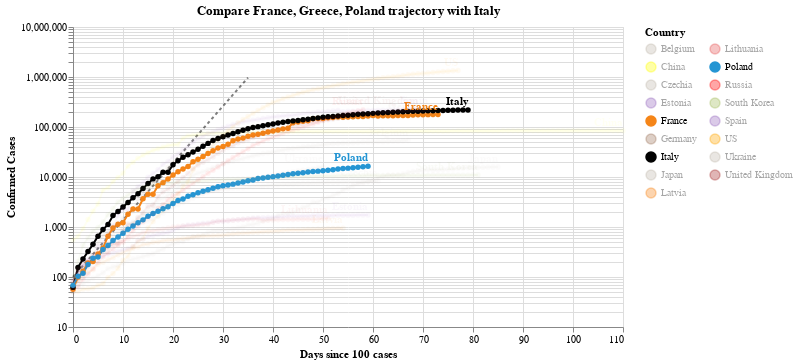

Notebook source saved alongside this figure:
### Code cell
#hide_input
chart2 = make_since_chart(dff2, ['France', 'Greece', 'Poland'], baseline_countries)
chart2

### Figure 1 — Vega-Lite specification as saved in the notebook (floating-point values rounded to 4 significant figures; data arrays with more than 128 entries replaced by an {"elided": "..."} marker saying what was removed)
{"config": {"view": {"continuousWidth": 400, "continuousHeight": 300}}, "layer": [{"data": {"name": "data-628230001892d6798b50651be41d1b3e"}, "mark": {"type": "line", "color": "black", "opacity": 0.5, "strokeDash": [3, 3]}, "encoding": {"x": {"type": "quantitative", "field": "Days since 100 cases"}, "y": {"type": "quantitative", "field": "Confirmed Cases"}}}, {"data": {"name": "data-1b4cd4ab76580c197477146706053b0c"}, "mark": {"type": "line", "point": true}, "encoding": {"color": {"type": "nominal", "field": "Country", "legend": {"columns": 2}, "scale": {"domain": ["Belgium", "China", "Czechia", "Estonia", "France", "Germany", "Italy", "Japan", "Latvia", "Lithuania", "Poland", "Russia", "South Korea", "Spain", "US", "Ukraine", "United Kingdom"], "range": ["#C1B7AD", "yellow", "#C1B7AD", "#9467bd", "#F58518", "#9D755D", "black", "#C1B7AD", "#F58518", "#E45756", "#2495D3", "red", "#A1BA59", "#9467bd", "orange", "#C1B7AD", "brown"]}}, "opacity": {"condition": {"value": 1, "selection": "selector013"}, "value": 0.05}, "tooltip": [{"type": "nominal", "field": "Country"}, {"type": "temporal", "field": "Date"}, {"type": "quantitative", "field": "Confirmed Cases"}, {"type": "quantitative", "field": "Days since 100 cases"}], "x": {"type": "quantitative", "field": "Days since 100 cases"}, "y": {"type": "quantitative", "field": "Confirmed Cases", "scale": {"type": "log"}}}, "selection": {"selector013": {"type": "multi", "fields": ["Country"], "bind": "legend", "init": [{"Country": "France"}, {"Country": "Greece"}, {"Country": "Poland"}, {"Country": "Italy"}]}}, "width": 550}, {"data": {"name": "data-1b4cd4ab76580c197477146706053b0c"}, "mark": {"type": "text", "align": "right", "dy": -8, "fontWeight": "bold"}, "encoding": {"color": {"type": "nominal", "field": "Country", "legend": {"columns": 2}, "scale": {"domain": ["Belgium", "China", "Czechia", "Estonia", "France", "Germany", "Italy", "Japan", "Latvia", "Lithuania", "Poland", "Russia", "South Korea", "Spain", "US", "Ukraine", "United Kingdom"], "range": ["#C1B7AD", "yellow", "#C1B7AD", "#9467bd", "#F58518", "#9D755D", "black", "#C1B7AD", "#F58518", "#E45756", "#2495D3", "red", "#A1BA59", "#9467bd", "orange", "#C1B7AD", "brown"]}}, "opacity": {"condition": {"value": 1, "selection": "selector013"}, "value": 0.05}, "text": {"type": "nominal", "field": "Country"}, "tooltip": [{"type": "nominal", "field": "Country"}, {"type": "temporal", "field": "Date"}, {"type": "quantitative", "field": "Confirmed Cases"}, {"type": "quantitative", "field": "Days since 100 cases"}], "x": {"type": "quantitative", "field": "Days since 100 cases"}, "y": {"type": "quantitative", "field": "Confirmed Cases", "scale": {"type": "log"}}}, "transform": [{"filter": "(datum['Date'] >= 1589155200000)"}], "width": 550}], "title": "Compare France, Greece, Poland trajectory with Italy", "$schema": "https://vega.github.io/schema/vega-lite/v4.0.2.json", "datasets": {"data-628230001892d6798b50651be41d1b3e": [{"Days since 100 cases": 0, "Confirmed Cases": 100.0}, {"Days since 100 cases": 1, "Confirmed Cases": 130.0}, {"Days since 100 cases": 2, "Confirmed Cases": 169.0}, {"Days since 100 cases": 3, "Confirmed Cases": 219.7}, {"Days since 100 cases": 4, "Confirmed Cases": 285.6}, {"Days since 100 cases": 5, "Confirmed Cases": 371.3}, {"Days since 100 cases": 6, "Confirmed Cases": 482.7}, {"Days since 100 cases": 7, "Confirmed Cases": 627.5}, {"Days since 100 cases": 8, "Confirmed Cases": 815.7}, {"Days since 100 cases": 9, "Confirmed Cases": 1060.0}, {"Days since 100 cases": 10, "Confirmed Cases": 1379.0}, {"Days since 100 cases": 11, "Confirmed Cases": 1792.0}, {"Days since 100 cases": 12, "Confirmed Cases": 2330.0}, {"Days since 100 cases": 13, "Confirmed Cases": 3029.0}, {"Days since 100 cases": 14, "Confirmed Cases": 3937.0}, {"Days since 100 cases": 15, "Confirmed Cases": 5119.0}, {"Days since 100 cases": 16, "Confirmed Cases": 6654.0}, {"Days since 100 cases": 17, "Confirmed Cases": 8650.0}, {"Days since 100 cases": 18, "Confirmed Cases": 11250.0}, {"Days since 100 cases": 19, "Confirmed Cases": 14620.0}, {"Days since 100 cases": 20, "Confirmed Cases": 19000.0}, {"Days since 100 cases": 21, "Confirmed Cases": 24710.0}, {"Days since 100 cases": 22, "Confirmed Cases": 32120.0}, {"Days since 100 cases": 23, "Confirmed Cases": 41750.0}, {"Days since 100 cases": 24, "Confirmed Cases": 54280.0}, {"Days since 100 cases": 25, "Confirmed Cases": 70560.0}, {"Days since 100 cases": 26, "Confirmed Cases": 91730.0}, {"Days since 100 cases": 27, "Confirmed Cases": 119300.0}, {"Days since 100 cases": 28, "Confirmed Cases": 155000.0}, {"Days since 100 cases": 29, "Confirmed Cases": 201500.0}, {"Days since 100 cases": 30, "Confirmed Cases": 262000.0}, {"Days since 100 cases": 31, "Confirmed Cases": 340600.0}, {"Days since 100 cases": 32, "Confirmed Cases": 442800.0}, {"Days since 100 cases": 33, "Confirmed Cases": 575600.0}, {"Days since 100 cases": 34, "Confirmed Cases": 748300.0}, {"Days since 100 cases": 35, "Confirmed Cases": 972800.0}], "data-1b4cd4ab76580c197477146706053b0c": {"elided": "1193 records"}}}
